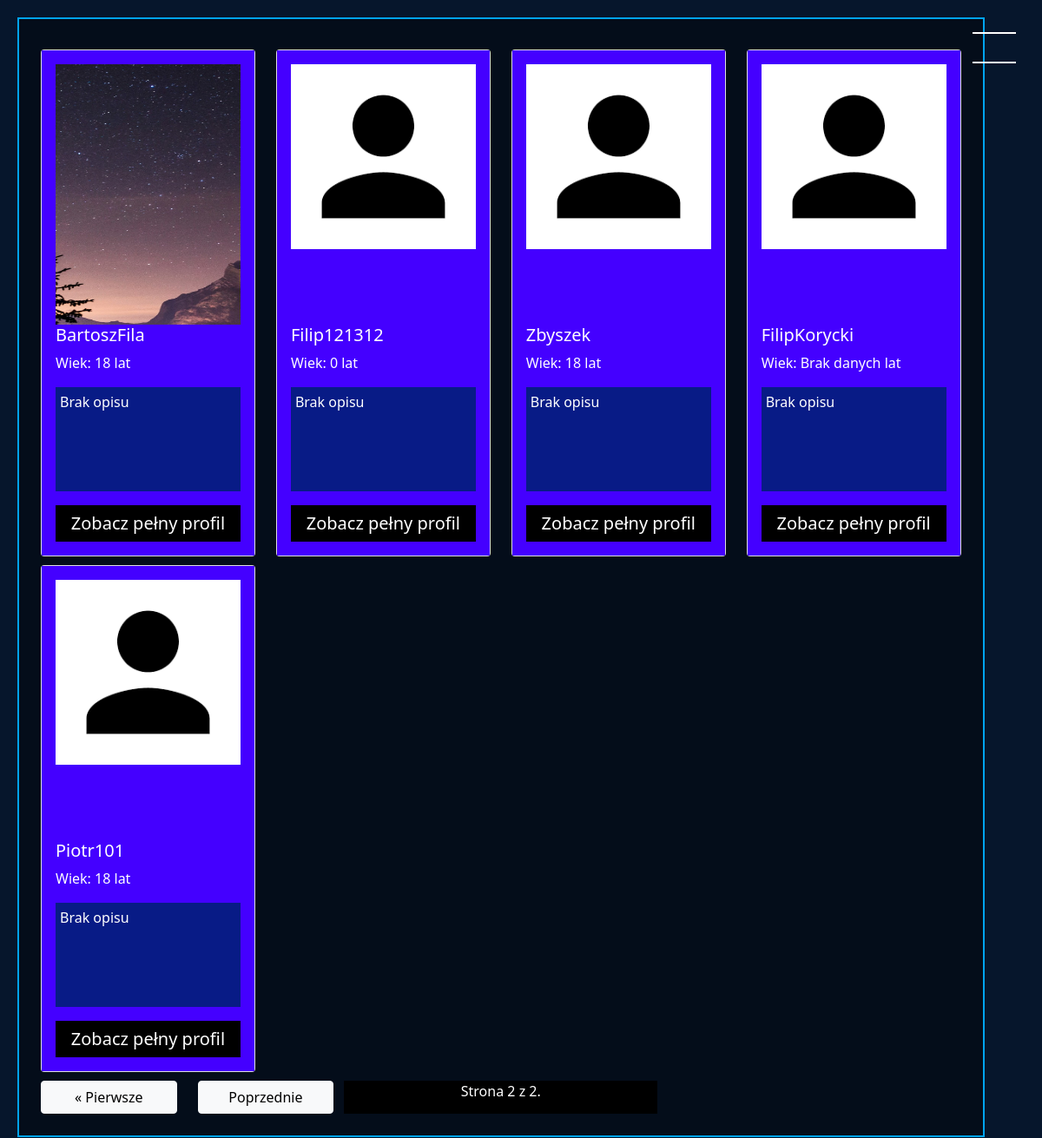
The page /?page=2 (signed in) on the database as committed earlier.
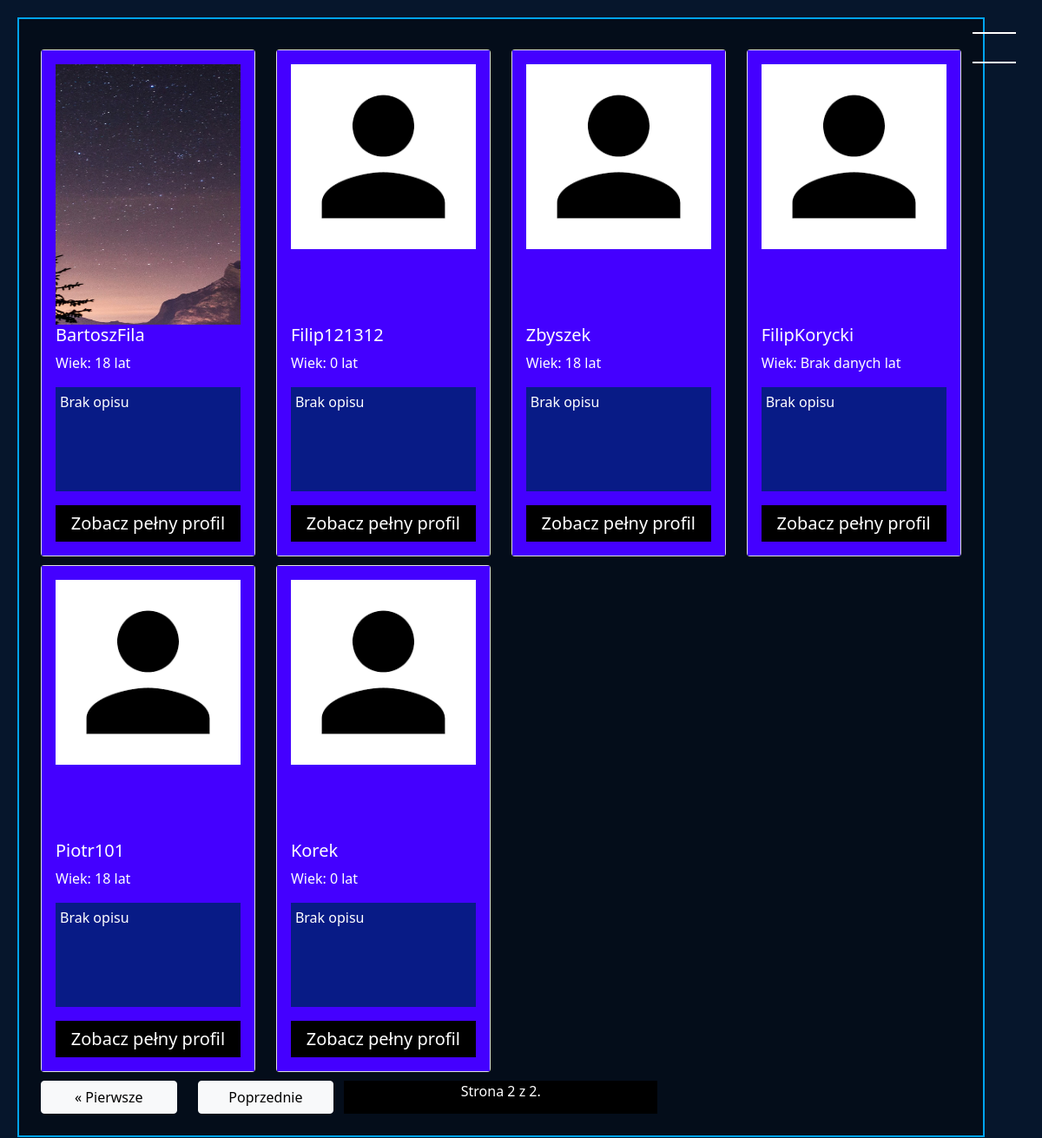
The same page on the database as committed later.
### blog/models.py (models this page shows, shortened)
class Profile(models.Model):
    user = models.OneToOneField(User, null=True, on_delete=models.CASCADE)
    birth_date = models.DateField(blank=True,null=True)
    description = models.TextField(blank=True,null=True)
    first_name = models.CharField(blank=True, null=True, max_length=40)
    last_name = models.CharField(blank=True, null=True, max_length=40)
    country = models.CharField(blank=True, null=True, max_length=40)
    city = models.CharField(blank=True, null=True, max_length=40)
    height = models.DecimalField(blank=True,null=True, decimal_places=0, max_digits=120)
    weight = models.DecimalField(blank=True,null=True, decimal_places=0, max_digits=120)
    gender = models.CharField(blank=True,null=True, max_length=222)
    friends = models.ManyToManyField('self', blank=True)
    images = models.ManyToManyField("ProfileImage", related_name='+',blank=True)
    chats = models.ManyToManyField("ChatBox", related_name='+',blank=True)
    posts = models.ManyToManyField("Post", related_name='+',blank=True)
    def get_age(self):
        if self.birth_date:
            import datetime
            age = int((datetime.date.today() - self.birth_date).days/365.25)
        else:
            age = "Brak danych"
        return age
    def get_name(self):
        if self.first_name and self.last_name:
            return str(str(self.first_name)+" "+str(self.last_name)) #+" ("+str(self.user.username)+")"
        elif self.first_name:
            return self.first_name
        else:
            return self.user.username

### blog/views.py (the view)
# urls.py: path("", views.MainPage, name="mainpage"),
def MainPage(request):
    profiles = Profile.objects.all()
    paginator = Paginator(profiles,8)
    page_number = request.GET.get('page')
    page_obj = paginator.get_page(page_number)
    context={
        'profiles':page_obj,
    }
    if request.user.is_authenticated:
        profile = request.user.profile
        new_friend_request = 0
        friend_requests = FriendInvitation.objects.all().filter(profile_to=profile)
        for friend_request in friend_requests:
            if friend_request.displayed == False:
                new_friend_request += 1
        context["new_friend_request"] = new_friend_request
        new_messages = 0
        profile_chats = profile.chats.all()
        for chat in profile_chats:
            for message in chat.messages.all():
                if not message.displayed:
                    if not message.owner == profile:
                        new_messages +=1
        context["new_messages"] = new_messages
    return render(request, "blog/mainpage.html",context=context)

### blog/templates/blog/mainpage.html (shortened to what this page needs)
{% extends "blog/base.html"%}
{% load static %}
{%block content%}
{% if user.is_authenticated%}
<div class=" background_v1">
    <div class="row">
    {% for profile in profiles%}
        <div class="col-sm-12 col-md-6  col-lg-4 col-xl-3" >
            <div class="card main_page_card" style="margin-top: 10px;">
                <div class="card-body">
                {% if profile.images%}
                <div style="width: 100%; position:relative;">
                    {%for image in profile.images.all %}
                        {% if forloop.last %}
                            <div class="fake_box"> </div>
                            <br />
                        {%endif%}
                    {%empty%}
                          <div class="fake_box"> </div>
                        <br />
                    {%endfor%}
                </div>
                {%endif%}
                <h5 class="card-title">
                {{profile.get_name}}
                </h5>
                <p class="card-text">Wiek: {{profile.get_age}} lat</p>
                <p class="card-text main_page_desc" >
                {% if profile.description %}
                    {{profile.description|truncatechars:70}}
                    {% else %}
                    Brak opisu
                {%  endif   %}
                </p>
                <a href="{%url 'profile' profile.id%}"  class="my-button">Zobacz pełny profil</a>
                </div>
            </div>
        </div>
    {%endfor%}
    </div>
    <div class="pagination row">
        {% if profiles.has_previous %}
            <div class="col-md-12 col-lg-2">
            <a class="pagiantion_obj btn btn-light"
             href="?page=1">&laquo; Pierwsze</a>
            </div>
            <div class="col-md-12 col-lg-2">
            <a class="pagiantion_obj btn btn-light"
            href="?page={{ profiles.previous_page_number }}">Poprzednie</a>
            </div>
        {%else%}
            <div class="pagination_obj col-md-12 col-lg-2" style="height:1px;"></div>
            <div class="pagination_obj col-md-12 col-lg-2" style="height:1px;"></div>
        {% endif %}
        <div class="pagiantion_obj pagination_number col-sm-12 col-md-4" >
            Strona {{ profiles.number }} z {{ profiles.paginator.num_pages }}.
        </div>
</div>
</div>
    {%endif%}
{% endblock %}

Rows that differ between the two databases and show on the page:
added Profile: get_name "Korek", get_age "0", shows "Brak opisu"
